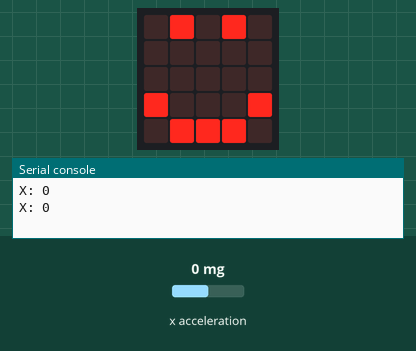
Recording of a program running on a simulated BBC micro:bit (MakeCode). Shown: the board's 5×5 LED display, the last lines printed to the serial console. The inputs (shaded band) are chosen by the test bench; at power-on: x acceleration 0 mg.

Above: at 1.2 s.
1.3 s: x acceleration set to -188 mg
2.8 s: x acceleration set to -219 mg
At 3.7 s:
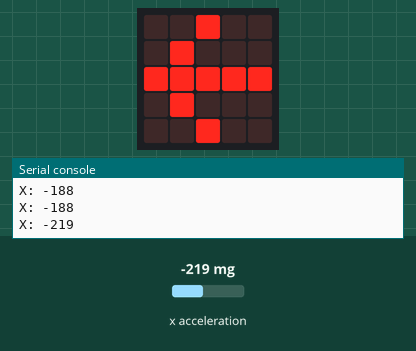
4.6 s: x acceleration set to 750 mg
At 5.3 s:
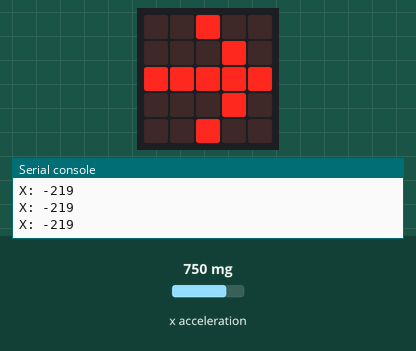
6.4 s: x acceleration set to 216 mg
7.9 s: x acceleration set to 201 mg
At 8.5 s:
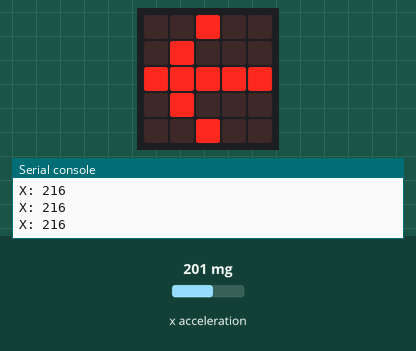
9.6 s: x acceleration set to 0 mg
At 11.2 s:
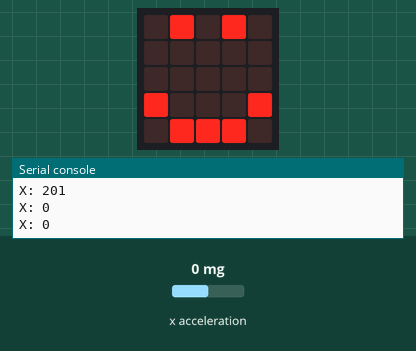
Timing chart, 0 to 12.4 s (numbered marks = the images above; inputs shaded):
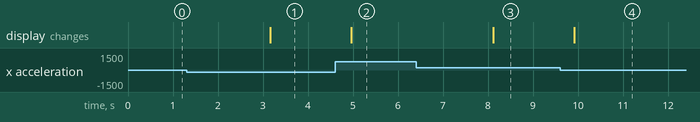

Measured:
- the behaviour switches between -199 and -200 mg on x acceleration (found by bisection; images 0 and 1)
- the behaviour switches between 202 and 201 mg on x acceleration (found by bisection; images 2 and 3)
- after the input at 2.8 s, the display: changes after 0.36 s (image 1)
- after the input at 4.6 s, the display: changes after 0.36 s (image 2)
- after the input at 7.9 s, the display: changes after 0.22 s (image 3)
- after the input at 9.6 s, the display: changes after 0.32 s (image 4)

The program:

main.ts
```typescript
let x = 0
let z = 0
let y = 0
let rollAbs = 0
let roll = 0
let pitch = 0
basic.forever(function () {
    // pitch = input.rotation(Rotation.Pitch)
    // roll = input.rotation(Rotation.Roll)
    x = input.acceleration(Dimension.X)
    // y = input.acceleration(Dimension.Y)
    // z = input.acceleration(Dimension.Z)
    // rollAbs = Math.abs(roll)
    if (x < 200 && x > -200) {
        basic.showLeds(`
            . # . # .
            . . . . .
            . . . . .
            # . . . #
            . # # # .
            `)
    } else if (x > 201 && x < 1023) {
        basic.showLeds(`
            . . # . .
            . . . # .
            # # # # #
            . . . # .
            . . # . .
            `)
    } else { // if (x > -201 && x < -1023) {
        basic.showLeds(`
            . . # . .
            . # . . .
            # # # # #
            . # . . .
            . . # . .
            `)
    }
    // serial.writeLine("Pitch: " + pitch)
    // serial.writeLine("Pitch: " + pitch)
    // serial.writeLine("Roll: " + roll)
    serial.writeLine("X: " + x)
    // serial.writeLine("Y: " + y)
    // serial.writeLine("Z: " + z)
    // serial.writeLine("rollAbs: " + rollAbs)
    basic.pause(30)
})
```

test.ts
```typescript
// aquí va el archivo "tests"; esto no se compilará cuando este paquete se utilice como una extensión.
```
